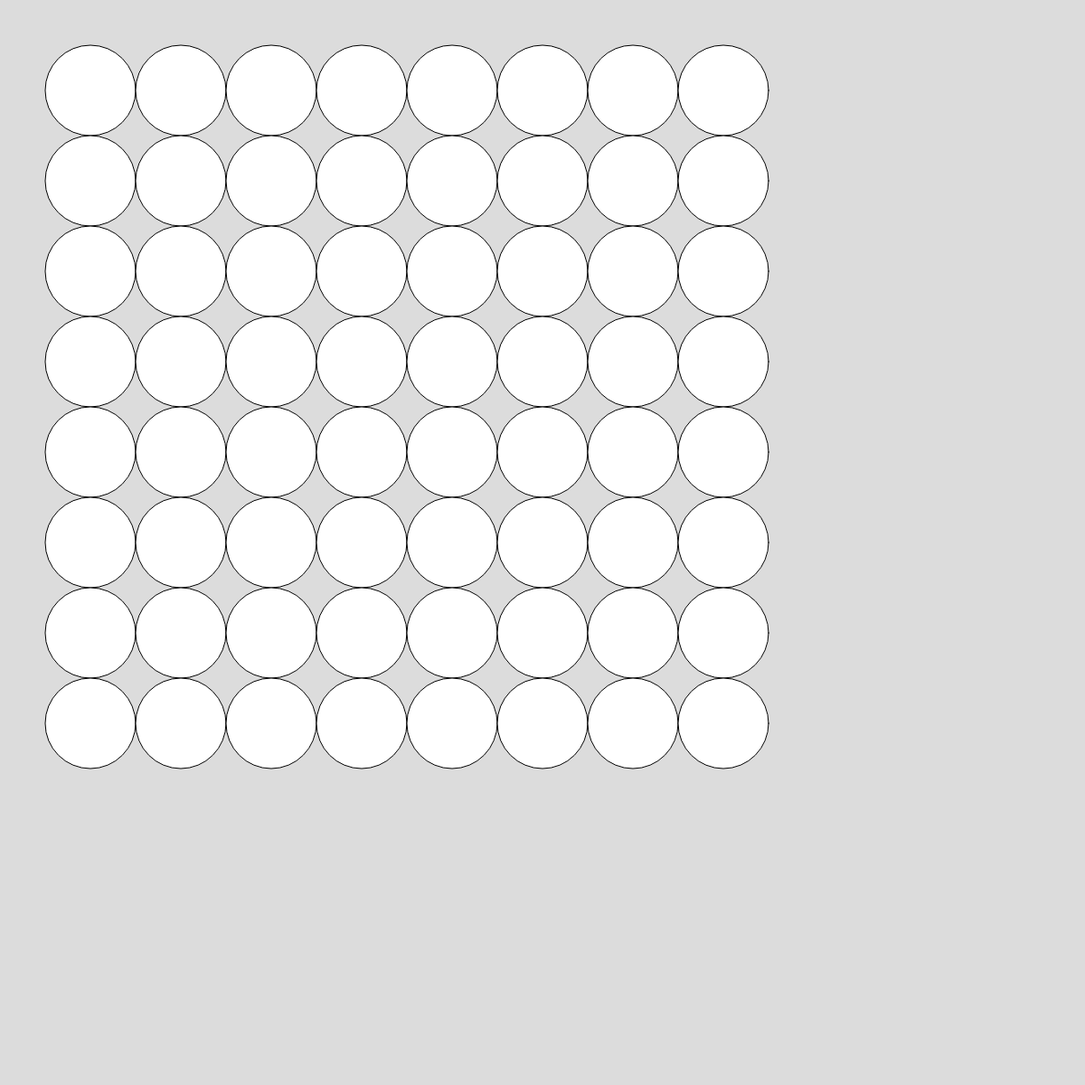
Frame 1 (no input)
Frame 60 (no input): identical to frame 1, image omitted
Frame 120 (the mouse pressed at the canvas centre since frame 60): identical to frame 1, image omitted

The p5.js sketch that drew this single still picture (run headless with seeded random() and noise() and a simulated clock; from frame 60 on, the mouse is pressed at the canvas centre):

// p5.js sketch
// ── sketch.js
function setup() {
  createCanvas(1200, 1200);
}

function draw() {
  background(220);

translate(100,100);
for (let x = 0; x < 8; x++){
   for (let y = 0; y < 8; y++){
      push();
      translate(x * 100, y * 100);
      ellipse(0,0,100,100);
      pop();
   }

}
}
